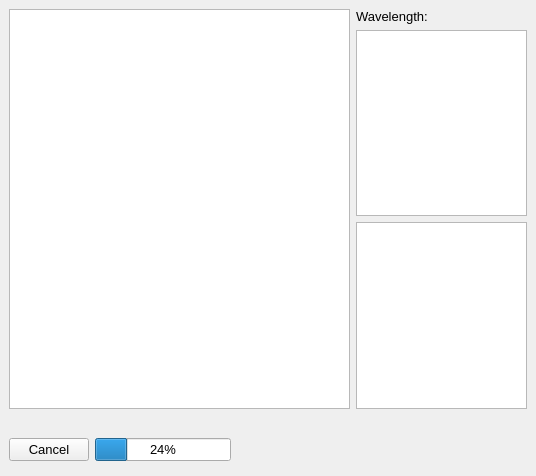
                 <widget class="QWidget" name="objectStep1">
                  <layout class="QVBoxLayout" name="verticalLayout_21">
                   <property name="leftMargin">
                    <number>0</number>
                   </property>
                   <property name="topMargin">
                    <number>0</number>
                   </property>
                   <property name="rightMargin">
                    <number>0</number>
                   </property>
                   <property name="bottomMargin">
                    <number>0</number>
                   </property>
                   <item>
                    <widget class="QWidget" name="objectStep1Main" native="true">
                     <property name="sizePolicy">
                      <sizepolicy hsizetype="Preferred" vsizetype="Preferred">
                       <horstretch>0</horstretch>
                       <verstretch>8</verstretch>
                      </sizepolicy>
                     </property>
                     <layout class="QGridLayout" name="gridLayout_14">
                      <item row="0" column="0">
                       <widget class="QGraphicsView" name="objectstep1View">
                        <property name="sizePolicy">
                         <sizepolicy hsizetype="Expanding" vsizetype="Expanding">
                          <horstretch>2</horstretch>
                          <verstretch>0</verstretch>
                         </sizepolicy>
                        </property>
                       </widget>
                      </item>
                      <item row="0" column="1">
                       <widget class="QWidget" name="objectStep1Info" native="true">
                        <property name="sizePolicy">
                         <sizepolicy hsizetype="Preferred" vsizetype="Preferred">
                          <horstretch>1</horstretch>
                          <verstretch>0</verstretch>
                         </sizepolicy>
                        </property>
                        <layout class="QVBoxLayout" name="verticalLayout_22">
                         <property name="leftMargin">
                          <number>0</number>
                         </property>
                         <property name="topMargin">
                          <number>0</number>
                         </property>
                         <property name="rightMargin">
                          <number>0</number>
                         </property>
                         <property name="bottomMargin">
                          <number>0</number>
                         </property>
                         <item>
                          <widget class="QLabel" name="objectStep1Wave">
                           <property name="font">
                            <font>
                             <pointsize>10</pointsize>
                            </font>
                           </property>
                           <property name="text">
                            <string>Wavelength: </string>
                           </property>
                          </widget>
                         </item>
                         <item>
                          <widget class="QGraphicsView" name="objectStep1Hist"/>
                         </item>
                         <item>
                          <widget class="QGraphicsView" name="objectStep1Zoom">
                           <property name="interactive">
                            <bool>false</bool>
                           </property>
                          </widget>
                         </item>
                        </layout>
                       </widget>
                      </item>
                     </layout>
                    </widget>
                   </item>
                   <item>
                    <widget class="QWidget" name="objectStep1Bar" native="true">
                     <property name="sizePolicy">
                      <sizepolicy hsizetype="Preferred" vsizetype="Preferred">
                       <horstretch>0</horstretch>
                       <verstretch>1</verstretch>
                      </sizepolicy>
                     </property>
                     <layout class="QHBoxLayout" name="horizontalLayout_17">
                      <item>
                       <widget class="QPushButton" name="objectCancelButton">
                        <property name="font">
                         <font>
                          <pointsize>10</pointsize>
                         </font>
                        </property>
                        <property name="text">
                         <string>Cancel</string>
                        </property>
                       </widget>
                      </item>
                      <item>
                       <widget class="QProgressBar" name="objectProgressBar">
                        <property name="font">
                         <font>
                          <pointsize>10</pointsize>
                         </font>
                        </property>
                        <property name="value">
                         <number>24</number>
                        </property>
                       </widget>
                      </item>
                      <item>
                       <spacer name="horizontalSpacer_15">
                        <property name="orientation">
                         <enum>Qt::Horizontal</enum>
                        </property>
                        <property name="sizeHint" stdset="0">
                         <size>
                          <width>296</width>
                          <height>20</height>
                         </size>
                        </property>
                       </spacer>
                      </item>
                     </layout>
                    </widget>
                   </item>
                  </layout>
                 </widget>
